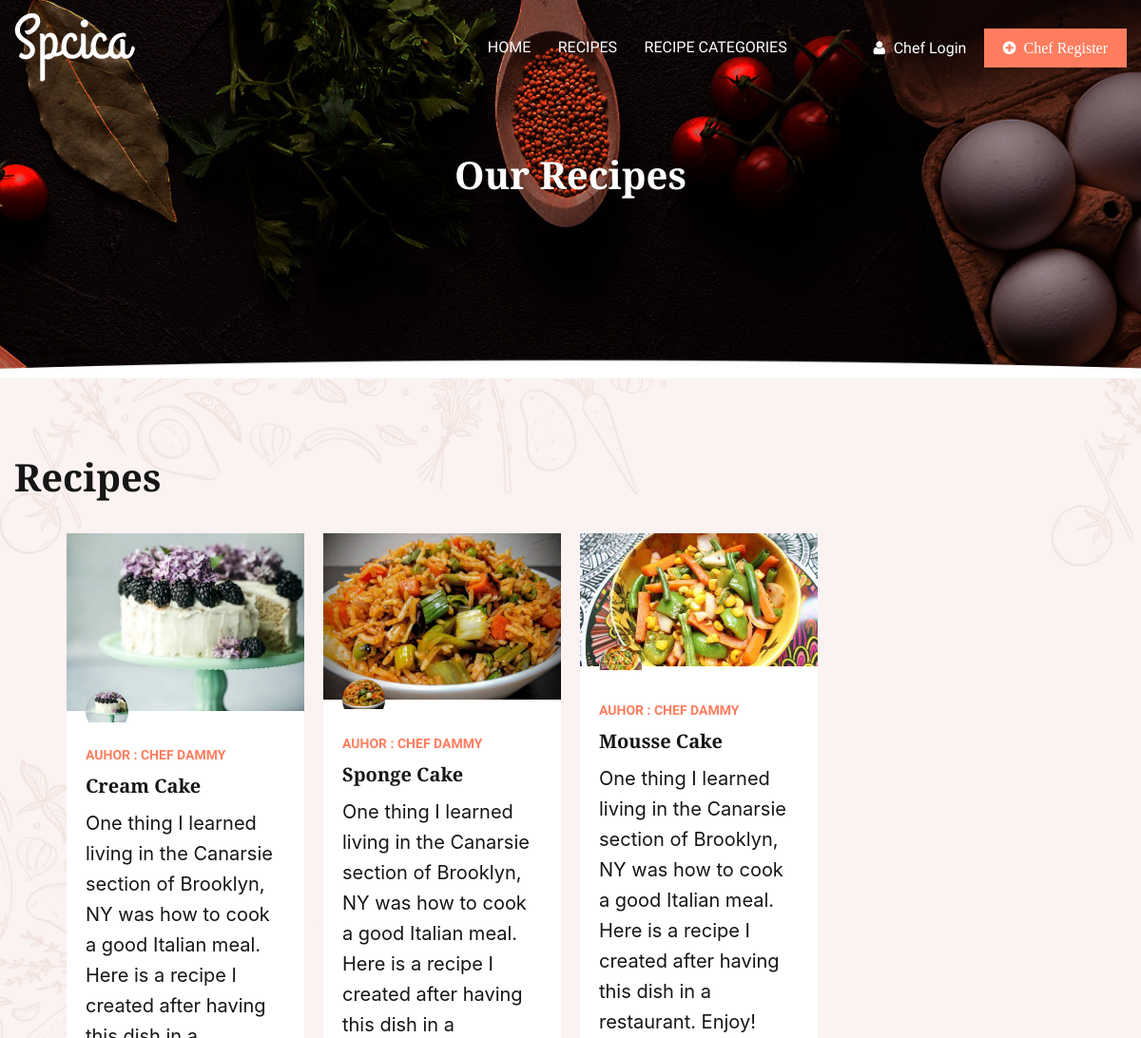
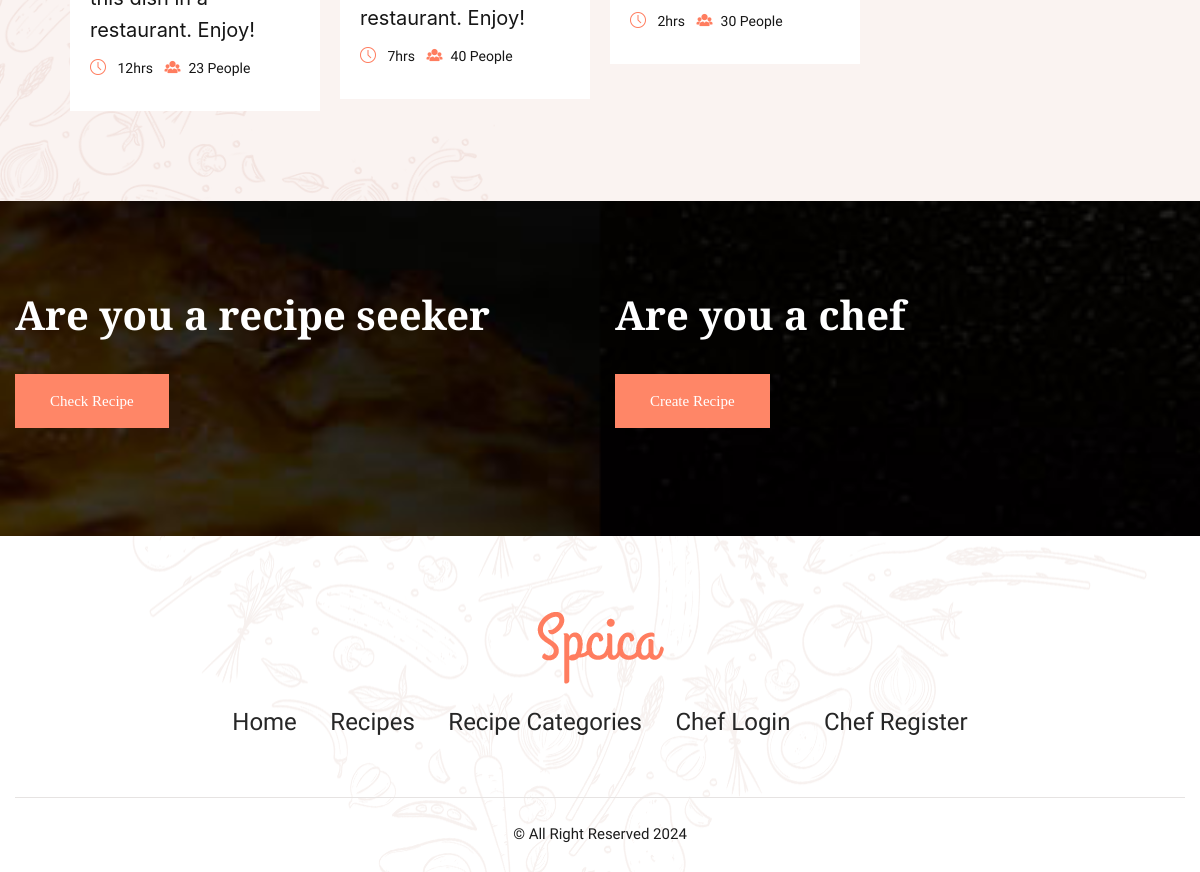
Page /recipes.php on the committed database (2 pictures, top to bottom).
### tables this page shows
CREATE TABLE `recipes` (
  `id` int(11) NOT NULL,
  `user_id` int(11) NOT NULL,
  `category_id` int(11) NOT NULL,
  `name` text DEFAULT NULL,
  `description` text DEFAULT NULL,
  `image` text NOT NULL,
  `preparation_time` text NOT NULL,
  `servings` text DEFAULT NULL,
  `instructions` text DEFAULT NULL,
  `created_at` timestamp NOT NULL DEFAULT current_timestamp(),
  `updated_at` timestamp NOT NULL DEFAULT '0000-00-00 00:00:00',
  `ingredients` text DEFAULT NULL
);

CREATE TABLE `chefs` (
  `id` int(11) NOT NULL,
  `name` text NOT NULL,
  `email` text NOT NULL,
  `password` text NOT NULL,
  `created_at` timestamp NOT NULL DEFAULT current_timestamp(),
  `updated_at` timestamp NOT NULL DEFAULT '0000-00-00 00:00:00'
);

### autoloader.php (called while the page is built, shortened)
<?php
class Loader{
public $conn;
 private function connectToDB(){
    $this->conn = mysqli_connect(DB_SERVER, DB_USER, DB_PASS, DB_NAME);
 }
public function recipeAuthor($chef_id){
    $msg = mysqli_query($this->conn, "SELECT * FROM `chefs` WHERE `id` = '$chef_id'");
        $rtn = mysqli_fetch_array($msg);
        if($rtn > 0){
            return $rtn['name'];
        }else{
            return 'NULL';
        }
}
}
$loader = new Loader();

### recipes.php (the view)
<?php
include('header.php');
if( (isset($_GET['cid'])) && ($_GET['cid'] !== null) ){
$cid = $_GET['cid'];
$recipe_query = mysqli_query($con,"SELECT * FROM recipes where category_id=$cid");
}else{
 $recipe_query = mysqli_query($con,"SELECT * FROM recipes");
}
    ?>
    <section class="page-title" style="background-image:url(images/background/10.jpg)">
    	<div class="auto-container">
			<h1>Our Recipes</h1>
        </div>
    </section>
	<section class="popular-recipes-section style-three">
		<div class="auto-container">
			<div class="sec-title">
				<div class="clearfix">
					<div class="pull-left">
						<h2> Recipes</h2>
					</div>
				</div>
			</div>
		</div>
		<div class="outer-container">
			<div class="row clearfix">
			<?php while( $recipe = mysqli_fetch_array($recipe_query) ) { ?>
				<div class="recipes-block style-three col-lg-3 col-md-6 col-sm-12">
					<div class="inner-box">
						<div class="image">
							<a href="single-recipe.php?rid=<?= $recipe['id']; ?>"><img src="uploads/recipes/<?= $recipe['image']; ?>" alt="" /></a>
						</div>
						<div class="lower-content">
							<div class="author-image"><img src="uploads/recipes/<?= $recipe['image']; ?>" alt="" /></div>
							<div class="category"><b>Auhor : <?= $loader->recipeAuthor($recipe['user_id']); ?></b></div>
							<h4><a href="single-recipe.php?rid=<?= $recipe['id']; ?>"><?= $recipe['name']; ?></a></h4>
							<div class="text"><?= $recipe['description']; ?> </div>
							<ul class="post-meta">
								<li><span class="icon flaticon-clock-3"></span> <?= $recipe['preparation_time']; ?></li>
								<li><span class="icon flaticon-business-and-finance"></span><?= $recipe['servings']; ?> People</li>
							</ul>
						</div>
					</div>
				</div>
			<?php } ?>
			</div>
		</div>
	</section>
    <?php include('partials/call_to_section.php'); ?>
    <?php include('footer.php') ?>

### rows in the picture
recipes: image (picture), user.name "CHEF DAMMY", name "Cream Cake", description "One thing I learned living in the Canarsie section of Brooklyn, NY was how to cook a good Italian meal. Here is a recipe I created after having this dish in a restaurant. Enjoy!", preparation_time "12hrs", servings "23"
recipes: image (picture), user.name "CHEF DAMMY", name "Sponge Cake", description "One thing I learned living in the Canarsie section of Brooklyn, NY was how to cook a good Italian meal. Here is a recipe I created after having this dish in a restaurant. Enjoy!", preparation_time "7hrs", servings "40"
recipes: image (picture), user.name "CHEF DAMMY", name "Mousse Cake", description "One thing I learned living in the Canarsie section of Brooklyn, NY was how to cook a good Italian meal. Here is a recipe I created after having this dish in a restaurant. Enjoy!", preparation_time "2hrs", servings "30"
